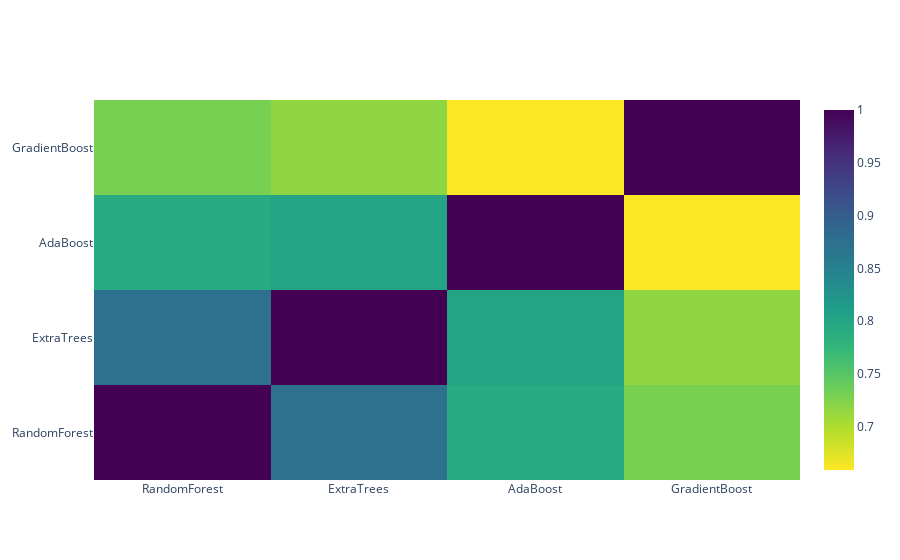

Source (notebook cell):
### Markdown cell above
**Correlation Heatmap of the Second Level Training set**

### Code cell
data = [
    go.Heatmap(
        z= base_predictions_train.astype(float).corr().values ,
        x=base_predictions_train.columns.values,
        y= base_predictions_train.columns.values,
          colorscale='Viridis',
            showscale=True,
            reversescale = True
    )
]
py.iplot(data, filename='labelled-heatmap')

### Figure 1 — Plotly figure (JSON) as saved in the notebook; plotly's stock layout.template omitted (floating-point values rounded to 4 significant figures)
{"data": [{"colorscale": [[0, "#440154"], [0.1111, "#482878"], [0.2222, "#3e4989"], [0.3333, "#31688e"], [0.4444, "#26828e"], [0.5556, "#1f9e89"], [0.6667, "#35b779"], [0.7778, "#6ece58"], [0.8889, "#b5de2b"], [1, "#fde725"]], "reversescale": true, "showscale": true, "type": "heatmap", "x": ["RandomForest", "ExtraTrees", "AdaBoost", "GradientBoost"], "y": ["RandomForest", "ExtraTrees", "AdaBoost", "GradientBoost"], "z": [[1, 0.8728, 0.7923, 0.7296], [0.8728, 1, 0.8014, 0.7165], [0.7923, 0.8014, 1, 0.659], [0.7296, 0.7165, 0.659, 1]]}], "layout": {}}
